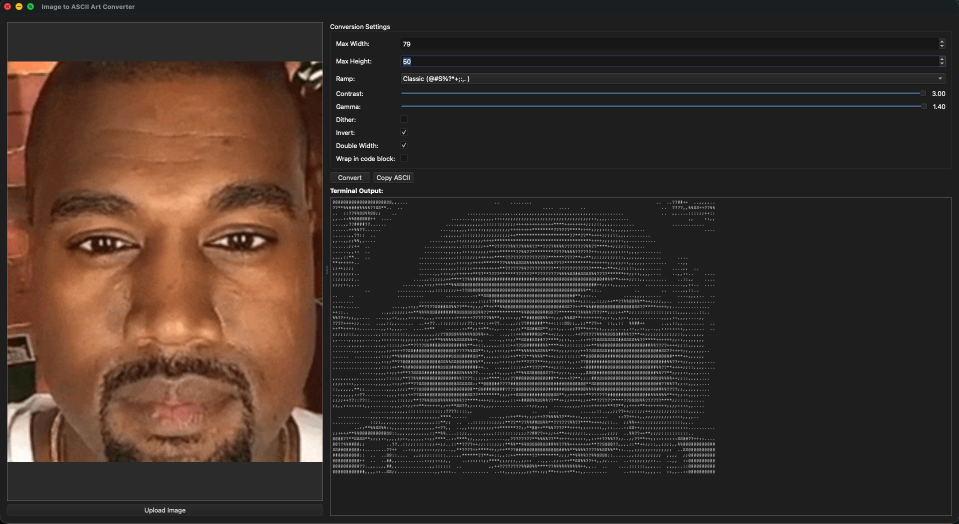
#> input picture example.jpg, 1918 x 1047 px (shown at 1/2 size)
$ python img2ascii.py example.jpg
#> lines starting #> are read from the running program, lines starting #| are printed output that depends on the picture
#!/usr/bin/env python3
from __future__ import annotations

import argparse
from pathlib import Path

from PIL import Image, ImageOps, ImageEnhance

# Detailed ramp (terminal-friendly)
DEFAULT_RAMP = " .'`^\",:;Il!i~+_-?][}{1)(|\\/tfjrxnuvczXYUJCLQ0OZmwqpdbkhao*#MW&8%B@$"

# Chat-friendly ramps (bold, high contrast)
CHAT_RAMP_BLOCKS = "█▓▒░ "
CHAT_RAMP_CLASSIC = "@#S%?*+;:,. "
CHAT_RAMP_SAFE = " .',;:!iltI1rjcfsxeznuvJCYXUZOQ0mwqbdkp8BW$M"


def apply_gamma(img_l: Image.Image, gamma: float) -> Image.Image:
    gamma = max(gamma, 1e-6)
    inv = 1.0 / gamma
    table = [int(((i / 255.0) ** inv) * 255) for i in range(256)]
    return img_l.point(table)


def compute_size(img_w: int, img_h: int, max_w: int, max_h: int, aspect: float) -> tuple[int, int]:
    # Effective height after terminal/chat character aspect correction
    eff_h = img_h * aspect
    scale_w = max_w / img_w
    scale_h = max_h / eff_h
    scale = min(scale_w, scale_h)
    new_w = max(1, int(img_w * scale))
    new_h = max(1, int(eff_h * scale))
    return new_w, new_h


def image_to_ascii(
    img: Image.Image,
    max_width: int,
    max_height: int,
    ramp: str,
    aspect: float,
    contrast: float,
    gamma: float,
    autocontrast_cutoff: int,
    dither: bool,
    double: bool,
) -> str:
    if not ramp:
        raise ValueError("ramp must be a non-empty string")

    # grayscale
    gray = img.convert("L")

    # improve visibility
    gray = ImageOps.autocontrast(gray, cutoff=autocontrast_cutoff)
    gray = ImageEnhance.Contrast(gray).enhance(max(0.0, contrast))
    gray = apply_gamma(gray, gamma)

    # resize to bounded box
    w, h = gray.size
    new_w, new_h = compute_size(w, h, max_width, max_height, aspect)
    gray = gray.resize((new_w, new_h), resample=Image.Resampling.LANCZOS)

    if dither:
        gray = gray.convert(
            "P",
            palette=Image.Palette.ADAPTIVE,
            colors=256,
            dither=Image.Dither.FLOYDSTEINBERG,
        ).convert("L")

    # map pixels -> chars
    n = len(ramp) - 1
    chars = [ramp[int((px / 255) * n)] for px in gray.getdata()]

    # build lines
    lines = []
    for i in range(0, len(chars), new_w):
        line = "".join(chars[i : i + new_w])
        if double:
            line = "".join(ch * 2 for ch in line)
        lines.append(line)

    return "\n".join(lines)


# [47 lines left out: function image_to_colored, not called in this run]


def parse_args() -> argparse.Namespace:
    ap = argparse.ArgumentParser(description="Image → ASCII (chat-friendly mode included)")
    ap.add_argument("image", type=Path)

    ap.add_argument("--max-width", type=int, default=80)
    ap.add_argument("--max-height", type=int, default=40)

    ap.add_argument("--aspect", type=float, default=0.55)
    ap.add_argument("--contrast", type=float, default=1.4)
    ap.add_argument("--gamma", type=float, default=0.8)
    ap.add_argument("--autocontrast-cutoff", type=int, default=1)
    ap.add_argument("--dither", action="store_true")
    ap.add_argument("--invert", action="store_true")

    ap.add_argument("--ramp", type=str, default=DEFAULT_RAMP, help="Custom ramp")

    # Chat options
    ap.add_argument("--chat", action="store_true", help="Print wrapped in code fences + use bold ramp defaults")
    ap.add_argument("--chat-ramp", choices=["blocks", "classic"], default="blocks",
                    help="Chat ramp preset (only used with --chat unless --ramp is set)")
    ap.add_argument("--double", action="store_true", help="Double characters horizontally (often looks better in chats)")

    return ap.parse_args()


def main() -> None:
    args = parse_args()

    if not args.image.exists():
        raise SystemExit(f"File not found: {args.image}")

    img = Image.open(args.image)
#> img is the input picture: PIL image 1918x1047 RGB; mean R, G, B 60.8, 48.6, 42.2

    if args.invert:
        img = ImageOps.invert(img.convert("L"))

    # choose ramp
    ramp = args.ramp
    if args.chat and args.ramp == DEFAULT_RAMP:
        ramp = CHAT_RAMP_BLOCKS if args.chat_ramp == "blocks" else CHAT_RAMP_CLASSIC

    ascii_art = image_to_ascii(
        img=img,
        max_width=args.max_width,
        max_height=args.max_height,
        ramp=ramp,
        aspect=args.aspect,
        contrast=args.contrast,
        gamma=args.gamma,
        autocontrast_cutoff=args.autocontrast_cutoff,
        dither=args.dither,
        double=args.double,
    )
#> in image_to_ascii, `gray = img.convert("L")`:
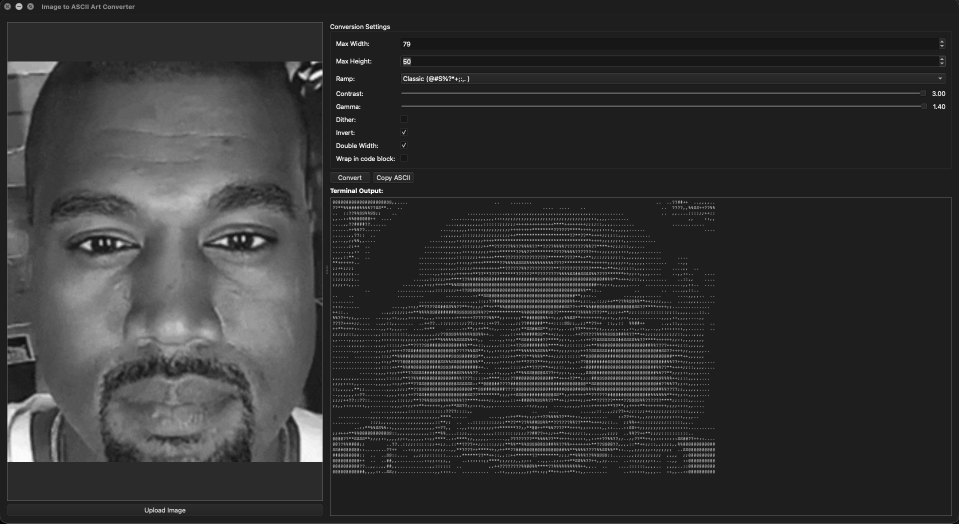
#> gray: PIL image 1918x1047 L (shown at 1/2 size); min 1, max 255, mean 51.5
#> in image_to_ascii, `gray = ImageOps.autocontrast(gray, cutoff=autocontrast_cutoff)`:
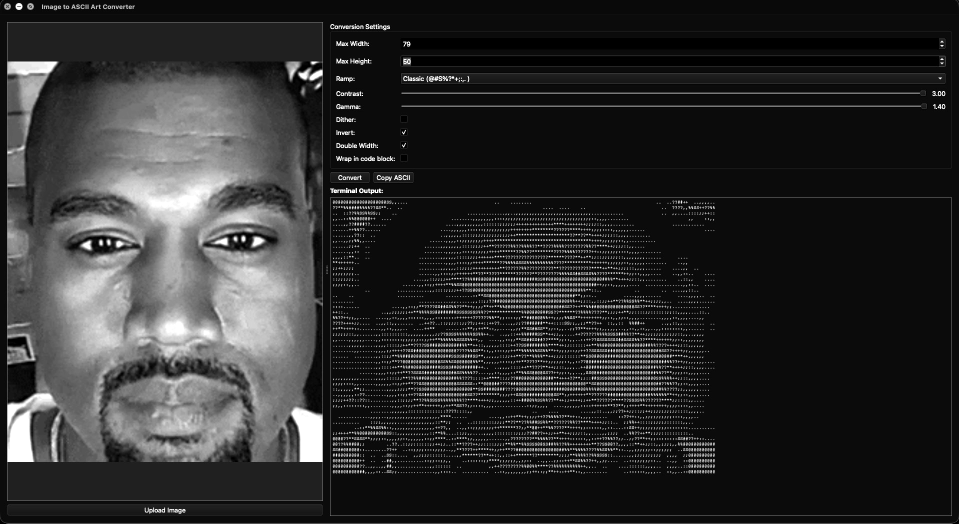
#> gray: PIL image 1918x1047 L (shown at 1/2 size); min 0, max 255, mean 45.3
#> in image_to_ascii, `gray = ImageEnhance.Contrast(gray).enhance(max(0.0, contrast))`:
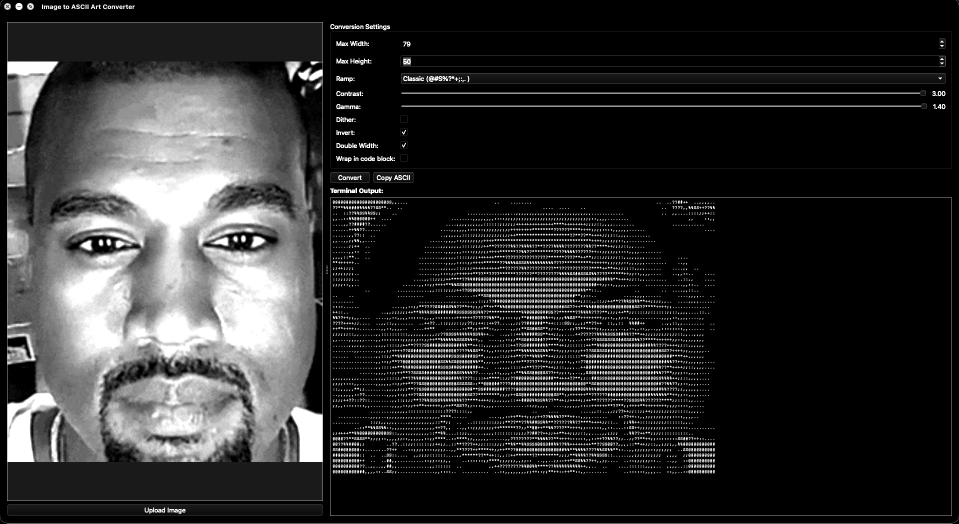
#> gray: PIL image 1918x1047 L (shown at 1/2 size); min 0, max 255, mean 46
#> in apply_gamma, `return img_l.point(table)`:
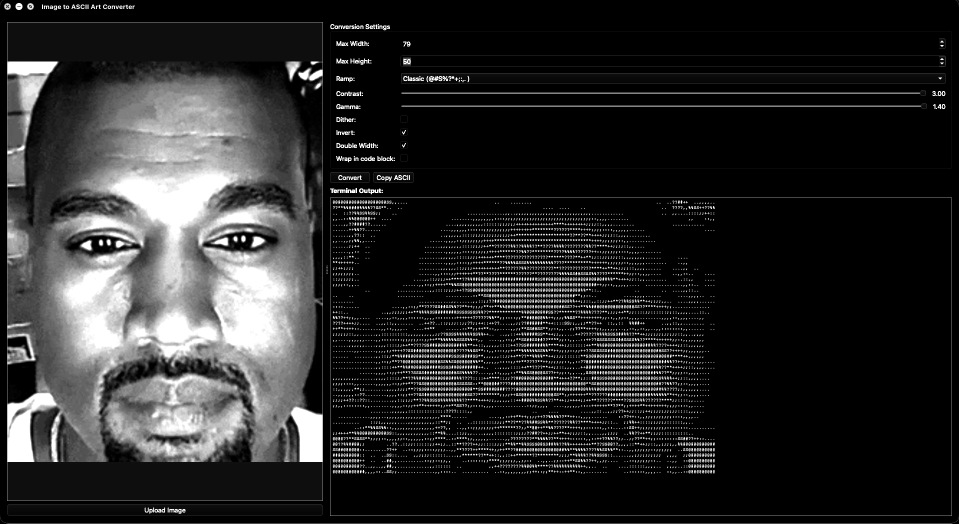
#> returned value: PIL image 1918x1047 L (shown at 1/2 size); min 0, max 255, mean 40.8
#> in image_to_ascii, `gray = gray.resize((new_w, new_h), resample=Image.Resampling.LANCZOS)`:
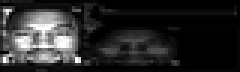
#> gray: PIL image 80x24 L (shown 3 times larger); min 0, max 255, mean 41
#> in image_to_ascii, `chars = [ramp[int((px / 255) * n)] for px in gray.getdata()]`: chars = 1920 items, first 6: ',', '!', ';', '^', ';', '"'
#> the loop in image_to_ascii, `for i in range(0, len(chars), new_w):` made 24 passes
#> i on passes 2 to 13: 80, 160, 240, 320, 400, 480, 560, 640, 720, 800, 880, 960
#> after the loop in image_to_ascii, `for i in range(0, len(chars), new_w):`: lines = 24 items

    if args.chat:
        print("```txt")
        print(ascii_art)
        print("```")
    else:
        print(ascii_art)
#> (printed output is left out)


if __name__ == "__main__":
    main()
